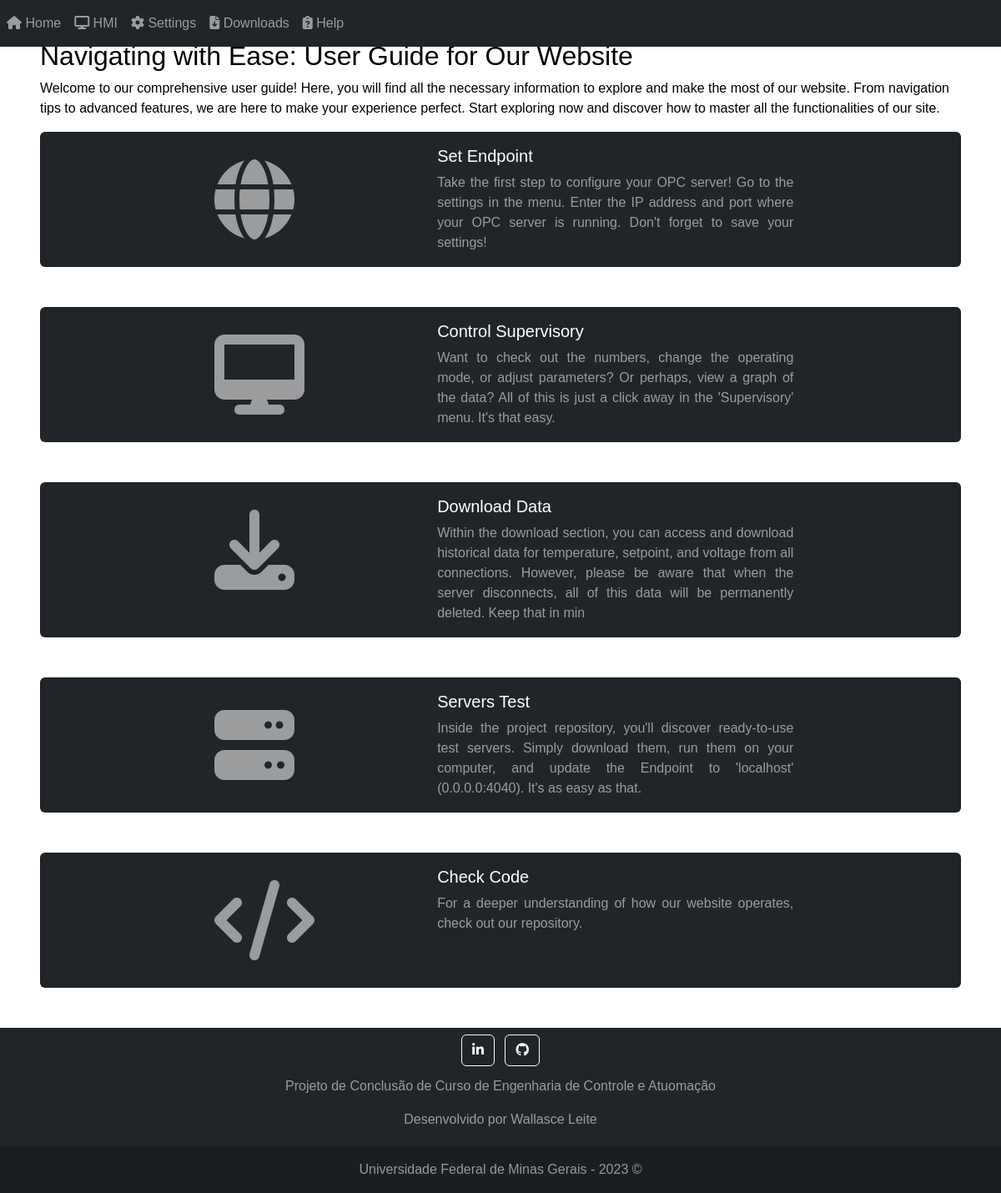
/help, run on the app's committed database.
### ContentPage/models.py (models this page shows)
class HelpContent(models.Model):
    title = models.CharField(max_length=50)
    body = models.CharField(max_length=255)
    fontAwesome = models.CharField(max_length=50)

### ContentPage/views.py (the view)
# urls.py: path("help", helpPage, name = 'helpPage'),
def helpPage(request):
    helpContent = HelpContent.objects.all()
    parameters = {
        "contents" : helpContent,
    }
    return render(request, "ContentPage/help.html", parameters)

### ContentPage/templates/ContentPage/help.html (shortened to what this page needs)
<!DOCTYPE html>
{% extends 'webSiteConfig/base.html' %}
{% load static %}
{% block headerTags%}
    <link rel = "stylesheet" href="{% static 'ContentPage/CSS/cardHelp.css' %}">
{% endblock %}
{% block content %}
    <h2>Navigating with Ease: User Guide for Our Website</h2>
    <p> Welcome to our comprehensive user guide! Here, you will find all the necessary information to explore and make the most of our website. From navigation tips to advanced features, we are here to make your experience perfect. Start exploring now and discover how to master all the functionalities of our site. </p>
    {% for contentHelp in contents %}
        <div class="card mb-5">
            <div class="row g-0">
            <div class="col-md-5">
                <i class = "{{ contentHelp.fontAwesome }}"></i>
            </div>
            <div class="col-md-5">
                <div class="card-body">
                <h5 class="card-title text-white"> {{ contentHelp.title }} </h5>
                <p class="card-text"> {{ contentHelp.body }} </p>
                </div>
            </div>
            </div>
        </div>
    {% endfor %}
{% endblock %}

### webSiteConfig/static/webSiteConfig/CSS/styleBase.css (style rules this page uses)
body { font-family: sans-serif, Arial, Helvetica; color: black; min-height: 100vh; text-align: left; position: relative; }

### ContentPage/static/ContentPage/CSS/cardHelp.css (style rules this page uses)
.card { background-color: rgba(33, 37, 41); color: rgba(255, 255, 255, 0.55); width: 100%; text-align: justify; }
.card i { margin: 2rem 0rem 2rem 13rem; font-size: 6em; }

### data on the page
HelpContent: title "Set Endpoint", body "Take the first step to configure your OPC server! Go to the settings in the menu. Enter the IP address and port where your OPC server is running. Don't forget to save your settings!"
HelpContent: title "Control Supervisory", body "Want to check out the numbers, change the operating mode, or adjust parameters? Or perhaps, view a graph of the data? All of this is just a click away in the 'Supervisory' menu. It's that easy."
HelpContent: title "Download Data", body "Within the download section, you can access and download historical data for temperature, setpoint, and voltage from all connections. However, please be aware that when the server disconnects, all of this data will be permanently deleted. Keep that in min"
HelpContent: title "Servers Test", body "Inside the project repository, you'll discover ready-to-use test servers. Simply download them, run them on your computer, and update the Endpoint to 'localhost' (0.0.0.0:4040). It's as easy as that."
HelpContent: title "Check Code", body "For a deeper understanding of how our website operates, check out our repository."
